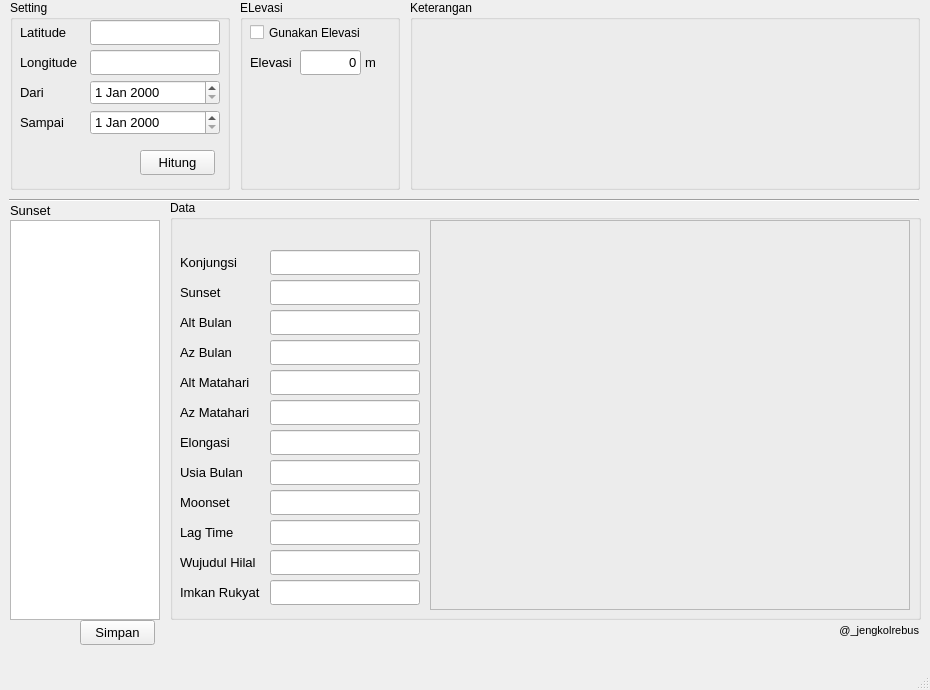
<?xml version="1.0" encoding="UTF-8"?>
<ui version="4.0">
 <class>MainWindow</class>
 <widget class="QMainWindow" name="MainWindow">
  <property name="geometry">
   <rect>
    <x>0</x>
    <y>0</y>
    <width>930</width>
    <height>690</height>
   </rect>
  </property>
  <property name="minimumSize">
   <size>
    <width>930</width>
    <height>690</height>
   </size>
  </property>
  <property name="maximumSize">
   <size>
    <width>930</width>
    <height>690</height>
   </size>
  </property>
  <property name="windowTitle">
   <string>Hilal</string>
  </property>
  <property name="statusTip">
   <string/>
  </property>
  <property name="dockOptions">
   <set>QMainWindow::AllowTabbedDocks|QMainWindow::AnimatedDocks</set>
  </property>
  <property name="unifiedTitleAndToolBarOnMac">
   <bool>false</bool>
  </property>
  <widget class="QWidget" name="centralwidget">
   <widget class="QListWidget" name="listWidget">
    <property name="geometry">
     <rect>
      <x>10</x>
      <y>220</y>
      <width>150</width>
      <height>400</height>
     </rect>
    </property>
    <property name="font">
     <font>
      <pointsize>10</pointsize>
     </font>
    </property>
    <property name="itemAlignment">
     <set>Qt::AlignRight</set>
    </property>
   </widget>
   <widget class="QLabel" name="label">
    <property name="geometry">
     <rect>
      <x>10</x>
      <y>200</y>
      <width>80</width>
      <height>20</height>
     </rect>
    </property>
    <property name="font">
     <font>
      <pointsize>10</pointsize>
     </font>
    </property>
    <property name="cursor">
     <cursorShape>IBeamCursor</cursorShape>
    </property>
    <property name="mouseTracking">
     <bool>false</bool>
    </property>
    <property name="tabletTracking">
     <bool>false</bool>
    </property>
    <property name="acceptDrops">
     <bool>false</bool>
    </property>
    <property name="text">
     <string>Sunset</string>
    </property>
    <property name="wordWrap">
     <bool>false</bool>
    </property>
   </widget>
   <widget class="QGroupBox" name="groupBox">
    <property name="geometry">
     <rect>
      <x>170</x>
      <y>200</y>
      <width>751</width>
      <height>420</height>
     </rect>
    </property>
    <property name="title">
     <string>Data</string>
    </property>
    <widget class="QFrame" name="frame_grafik">
     <property name="geometry">
      <rect>
       <x>260</x>
       <y>20</y>
       <width>480</width>
       <height>390</height>
      </rect>
     </property>
     <property name="frameShape">
      <enum>QFrame::StyledPanel</enum>
     </property>
     <property name="frameShadow">
      <enum>QFrame::Raised</enum>
     </property>
    </widget>
    <widget class="QLineEdit" name="lineEdit_konjungsi">
     <property name="geometry">
      <rect>
       <x>100</x>
       <y>50</y>
       <width>150</width>
       <height>25</height>
      </rect>
     </property>
     <property name="font">
      <font>
       <pointsize>10</pointsize>
      </font>
     </property>
     <property name="layoutDirection">
      <enum>Qt::LeftToRight</enum>
     </property>
     <property name="text">
      <string/>
     </property>
     <property name="alignment">
      <set>Qt::AlignRight|Qt::AlignTrailing|Qt::AlignVCenter</set>
     </property>
     <property name="readOnly">
      <bool>true</bool>
     </property>
    </widget>
    <widget class="QLabel" name="label_2">
     <property name="geometry">
      <rect>
       <x>10</x>
       <y>50</y>
       <width>80</width>
       <height>25</height>
      </rect>
     </property>
     <property name="font">
      <font>
       <pointsize>10</pointsize>
      </font>
     </property>
     <property name="cursor">
      <cursorShape>IBeamCursor</cursorShape>
     </property>
     <property name="mouseTracking">
      <bool>false</bool>
     </property>
     <property name="tabletTracking">
      <bool>false</bool>
     </property>
     <property name="acceptDrops">
      <bool>false</bool>
     </property>
     <property name="text">
      <string>Konjungsi</string>
     </property>
     <property name="wordWrap">
      <bool>false</bool>
     </property>
    </widget>
    <widget class="QLabel" name="label_3">
     <property name="geometry">
      <rect>
       <x>10</x>
       <y>80</y>
       <width>80</width>
       <height>25</height>
      </rect>
     </property>
     <property name="font">
      <font>
       <pointsize>10</pointsize>
      </font>
     </property>
     <property name="cursor">
      <cursorShape>IBeamCursor</cursorShape>
     </property>
     <property name="mouseTracking">
      <bool>false</bool>
     </property>
     <property name="tabletTracking">
      <bool>false</bool>
     </property>
     <property name="acceptDrops">
      <bool>false</bool>
     </property>
     <property name="text">
      <string>Sunset</string>
     </property>
     <property name="wordWrap">
      <bool>false</bool>
     </property>
    </widget>
    <widget class="QLineEdit" name="lineEdit_sunset">
     <property name="geometry">
      <rect>
       <x>100</x>
       <y>80</y>
       <width>150</width>
       <height>25</height>
      </rect>
     </property>
     <property name="font">
      <font>
       <pointsize>10</pointsize>
      </font>
     </property>
     <property name="layoutDirection">
      <enum>Qt::LeftToRight</enum>
     </property>
     <property name="text">
      <string/>
     </property>
     <property name="alignment">
      <set>Qt::AlignRight|Qt::AlignTrailing|Qt::AlignVCenter</set>
     </property>
     <property name="readOnly">
      <bool>true</bool>
     </property>
    </widget>
    <widget class="QLabel" name="label_4">
     <property name="geometry">
      <rect>
       <x>10</x>
       <y>110</y>
       <width>80</width>
       <height>25</height>
      </rect>
     </property>
     <property name="font">
      <font>
       <pointsize>10</pointsize>
      </font>
     </property>
     <property name="cursor">
      <cursorShape>IBeamCursor</cursorShape>
     </property>
     <property name="mouseTracking">
      <bool>false</bool>
     </property>
     <property name="tabletTracking">
      <bool>false</bool>
     </property>
     <property name="acceptDrops">
      <bool>false</bool>
     </property>
     <property name="text">
      <string>Alt Bulan</string>
     </property>
     <property name="wordWrap">
      <bool>false</bool>
     </property>
    </widget>
    <widget class="QLabel" name="label_5">
     <property name="geometry">
      <rect>
       <x>10</x>
       <y>140</y>
       <width>80</width>
       <height>25</height>
      </rect>
     </property>
     <property name="font">
      <font>
       <pointsize>10</pointsize>
      </font>
     </property>
     <property name="cursor">
      <cursorShape>IBeamCursor</cursorShape>
     </property>
     <property name="mouseTracking">
      <bool>false</bool>
     </property>
     <property name="tabletTracking">
      <bool>false</bool>
     </property>
     <property name="acceptDrops">
      <bool>false</bool>
     </property>
     <property name="text">
      <string>Az Bulan</string>
     </property>
     <property name="wordWrap">
      <bool>false</bool>
     </property>
    </widget>
    <widget class="QLabel" name="label_6">
     <property name="geometry">
      <rect>
       <x>10</x>
       <y>170</y>
       <width>80</width>
       <height>25</height>
      </rect>
     </property>
     <property name="font">
      <font>
       <pointsize>10</pointsize>
      </font>
     </property>
     <property name="cursor">
      <cursorShape>IBeamCursor</cursorShape>
     </property>
     <property name="mouseTracking">
      <bool>false</bool>
     </property>
     <property name="tabletTracking">
      <bool>false</bool>
     </property>
     <property name="acceptDrops">
      <bool>false</bool>
     </property>
     <property name="text">
      <string>Alt Matahari</string>
     </property>
     <property name="wordWrap">
      <bool>false</bool>
     </property>
    </widget>
    <widget class="QLabel" name="label_7">
     <property name="geometry">
      <rect>
       <x>10</x>
       <y>200</y>
       <width>80</width>
       <height>25</height>
      </rect>
     </property>
     <property name="font">
      <font>
       <pointsize>10</pointsize>
      </font>
     </property>
     <property name="cursor">
      <cursorShape>IBeamCursor</cursorShape>
     </property>
     <property name="mouseTracking">
      <bool>false</bool>
     </property>
     <property name="tabletTracking">
      <bool>false</bool>
     </property>
     <property name="acceptDrops">
      <bool>false</bool>
     </property>
     <property name="text">
      <string>Az Matahari</string>
     </property>
     <property name="wordWrap">
      <bool>false</bool>
     </property>
    </widget>
    <widget class="QLabel" name="label_8">
     <property name="geometry">
      <rect>
       <x>10</x>
       <y>230</y>
       <width>80</width>
       <height>25</height>
      </rect>
     </property>
     <property name="font">
      <font>
       <pointsize>10</pointsize>
      </font>
     </property>
     <property name="cursor">
      <cursorShape>IBeamCursor</cursorShape>
     </property>
     <property name="mouseTracking">
      <bool>false</bool>
     </property>
     <property name="tabletTracking">
      <bool>false</bool>
     </property>
     <property name="acceptDrops">
      <bool>false</bool>
     </property>
     <property name="text">
      <string>Elongasi</string>
     </property>
     <property name="wordWrap">
      <bool>false</bool>
     </property>
    </widget>
    <widget class="QLabel" name="label_9">
     <property name="geometry">
      <rect>
       <x>10</x>
       <y>260</y>
       <width>80</width>
       <height>25</height>
      </rect>
     </property>
     <property name="font">
      <font>
       <pointsize>10</pointsize>
      </font>
     </property>
     <property name="cursor">
      <cursorShape>IBeamCursor</cursorShape>
     </property>
     <property name="mouseTracking">
      <bool>false</bool>
     </property>
     <property name="tabletTracking">
      <bool>false</bool>
     </property>
     <property name="acceptDrops">
      <bool>false</bool>
     </property>
     <property name="text">
      <string>Usia Bulan</string>
     </property>
     <property name="wordWrap">
      <bool>false</bool>
     </property>
    </widget>
    <widget class="QLabel" name="label_10">
     <property name="geometry">
      <rect>
       <x>10</x>
       <y>290</y>
       <width>80</width>
       <height>25</height>
      </rect>
     </property>
     <property name="font">
      <font>
       <pointsize>10</pointsize>
      </font>
     </property>
     <property name="cursor">
      <cursorShape>IBeamCursor</cursorShape>
     </property>
     <property name="mouseTracking">
      <bool>false</bool>
     </property>
     <property name="tabletTracking">
      <bool>false</bool>
     </property>
     <property name="acceptDrops">
      <bool>false</bool>
     </property>
     <property name="text">
      <string>Moonset</string>
     </property>
     <property name="wordWrap">
      <bool>false</bool>
     </property>
    </widget>
    <widget class="QLabel" name="label_11">
     <property name="geometry">
      <rect>
       <x>10</x>
       <y>320</y>
       <width>80</width>
       <height>25</height>
      </rect>
     </property>
     <property name="font">
      <font>
       <pointsize>10</pointsize>
      </font>
     </property>
     <property name="cursor">
      <cursorShape>IBeamCursor</cursorShape>
     </property>
     <property name="mouseTracking">
      <bool>false</bool>
     </property>
     <property name="tabletTracking">
      <bool>false</bool>
     </property>
     <property name="acceptDrops">
      <bool>false</bool>
     </property>
     <property name="text">
      <string>Lag Time</string>
     </property>
     <property name="wordWrap">
      <bool>false</bool>
     </property>
    </widget>
    <widget class="QLabel" name="label_12">
     <property name="geometry">
      <rect>
       <x>10</x>
       <y>380</y>
       <width>80</width>
       <height>25</height>
      </rect>
     </property>
     <property name="font">
      <font>
       <pointsize>10</pointsize>
      </font>
     </property>
     <property name="cursor">
      <cursorShape>IBeamCursor</cursorShape>
     </property>
     <property name="mouseTracking">
      <bool>false</bool>
     </property>
     <property name="tabletTracking">
      <bool>false</bool>
     </property>
     <property name="acceptDrops">
      <bool>false</bool>
     </property>
     <property name="text">
      <string>Imkan Rukyat</string>
     </property>
     <property name="wordWrap">
      <bool>false</bool>
     </property>
    </widget>
    <widget class="QLabel" name="label_13">
     <property name="geometry">
      <rect>
       <x>10</x>
       <y>350</y>
       <width>80</width>
       <height>25</height>
      </rect>
     </property>
     <property name="font">
      <font>
       <pointsize>10</pointsize>
      </font>
     </property>
     <property name="cursor">
      <cursorShape>IBeamCursor</cursorShape>
     </property>
     <property name="mouseTracking">
      <bool>false</bool>
     </property>
     <property name="tabletTracking">
      <bool>false</bool>
     </property>
     <property name="acceptDrops">
      <bool>false</bool>
     </property>
     <property name="text">
      <string>Wujudul Hilal</string>
     </property>
     <property name="wordWrap">
      <bool>false</bool>
     </property>
    </widget>
    <widget class="QLineEdit" name="lineEdit_altBulan">
     <property name="geometry">
      <rect>
       <x>100</x>
       <y>110</y>
       <width>150</width>
       <height>25</height>
      </rect>
     </property>
     <property name="font">
      <font>
       <pointsize>10</pointsize>
      </font>
     </property>
     <property name="layoutDirection">
      <enum>Qt::LeftToRight</enum>
     </property>
     <property name="text">
      <string/>
     </property>
     <property name="alignment">
      <set>Qt::AlignRight|Qt::AlignTrailing|Qt::AlignVCenter</set>
     </property>
     <property name="readOnly">
      <bool>true</bool>
     </property>
    </widget>
    <widget class="QLineEdit" name="lineEdit_azBulan">
     <property name="geometry">
      <rect>
       <x>100</x>
       <y>140</y>
       <width>150</width>
       <height>25</height>
      </rect>
     </property>
     <property name="font">
      <font>
       <pointsize>10</pointsize>
      </font>
     </property>
     <property name="layoutDirection">
      <enum>Qt::LeftToRight</enum>
     </property>
     <property name="text">
      <string/>
     </property>
     <property name="alignment">
      <set>Qt::AlignRight|Qt::AlignTrailing|Qt::AlignVCenter</set>
     </property>
     <property name="readOnly">
      <bool>true</bool>
     </property>
    </widget>
    <widget class="QLineEdit" name="lineEdit_altMatahari">
     <property name="geometry">
      <rect>
       <x>100</x>
       <y>170</y>
       <width>150</width>
       <height>25</height>
      </rect>
     </property>
     <property name="font">
      <font>
       <pointsize>10</pointsize>
      </font>
     </property>
     <property name="layoutDirection">
      <enum>Qt::LeftToRight</enum>
     </property>
     <property name="text">
      <string/>
     </property>
     <property name="alignment">
      <set>Qt::AlignRight|Qt::AlignTrailing|Qt::AlignVCenter</set>
     </property>
     <property name="readOnly">
      <bool>true</bool>
     </property>
    </widget>
    <widget class="QLineEdit" name="lineEdit_azMatahari">
     <property name="geometry">
      <rect>
       <x>100</x>
       <y>200</y>
       <width>150</width>
       <height>25</height>
      </rect>
     </property>
     <property name="font">
      <font>
       <pointsize>10</pointsize>
      </font>
     </property>
     <property name="layoutDirection">
      <enum>Qt::LeftToRight</enum>
     </property>
     <property name="text">
      <string/>
     </property>
     <property name="alignment">
      <set>Qt::AlignRight|Qt::AlignTrailing|Qt::AlignVCenter</set>
     </property>
     <property name="readOnly">
      <bool>true</bool>
     </property>
    </widget>
    <widget class="QLineEdit" name="lineEdit_elongasi">
     <property name="geometry">
      <rect>
       <x>100</x>
       <y>230</y>
       <width>150</width>
       <height>25</height>
      </rect>
     </property>
     <property name="font">
      <font>
       <pointsize>10</pointsize>
      </font>
     </property>
     <property name="layoutDirection">
      <enum>Qt::LeftToRight</enum>
     </property>
     <property name="text">
      <string/>
     </property>
     <property name="alignment">
      <set>Qt::AlignRight|Qt::AlignTrailing|Qt::AlignVCenter</set>
     </property>
     <property name="readOnly">
      <bool>true</bool>
     </property>
    </widget>
    <widget class="QLineEdit" name="lineEdit_usiaBulan">
     <property name="geometry">
      <rect>
       <x>100</x>
       <y>260</y>
       <width>150</width>
       <height>25</height>
      </rect>
     </property>
     <property name="font">
      <font>
       <pointsize>10</pointsize>
      </font>
     </property>
     <property name="layoutDirection">
      <enum>Qt::LeftToRight</enum>
     </property>
     <property name="text">
      <string/>
     </property>
     <property name="alignment">
      <set>Qt::AlignRight|Qt::AlignTrailing|Qt::AlignVCenter</set>
     </property>
     <property name="readOnly">
      <bool>true</bool>
     </property>
    </widget>
    <widget class="QLineEdit" name="lineEdit_moonset">
     <property name="geometry">
      <rect>
       <x>100</x>
       <y>290</y>
       <width>150</width>
       <height>25</height>
      </rect>
     </property>
     <property name="font">
      <font>
       <pointsize>10</pointsize>
      </font>
     </property>
     <property name="layoutDirection">
      <enum>Qt::LeftToRight</enum>
     </property>
     <property name="text">
      <string/>
     </property>
     <property name="alignment">
      <set>Qt::AlignRight|Qt::AlignTrailing|Qt::AlignVCenter</set>
     </property>
     <property name="readOnly">
      <bool>true</bool>
     </property>
    </widget>
    <widget class="QLineEdit" name="lineEdit_lagTime">
     <property name="geometry">
      <rect>
       <x>100</x>
       <y>320</y>
       <width>150</width>
       <height>25</height>
      </rect>
     </property>
     <property name="font">
      <font>
       <pointsize>10</pointsize>
      </font>
     </property>
     <property name="layoutDirection">
      <enum>Qt::LeftToRight</enum>
     </property>
     <property name="text">
      <string/>
     </property>
     <property name="alignment">
      <set>Qt::AlignRight|Qt::AlignTrailing|Qt::AlignVCenter</set>
     </property>
     <property name="readOnly">
      <bool>true</bool>
     </property>
    </widget>
    <widget class="QLineEdit" name="lineEdit_wujudulHilal">
     <property name="geometry">
      <rect>
       <x>100</x>
       <y>350</y>
       <width>150</width>
       <height>25</height>
      </rect>
     </property>
     <property name="font">
      <font>
       <pointsize>10</pointsize>
      </font>
     </property>
     <property name="layoutDirection">
      <enum>Qt::LeftToRight</enum>
     </property>
     <property name="text">
      <string/>
     </property>
     <property name="alignment">
      <set>Qt::AlignRight|Qt::AlignTrailing|Qt::AlignVCenter</set>
     </property>
     <property name="readOnly">
      <bool>true</bool>
     </property>
    </widget>
    <widget class="QLineEdit" name="lineEdit_imkanRukyat">
     <property name="geometry">
      <rect>
       <x>100</x>
       <y>380</y>
       <width>150</width>
       <height>25</height>
      </rect>
     </property>
     <property name="font">
      <font>
       <pointsize>10</pointsize>
      </font>
     </property>
     <property name="layoutDirection">
      <enum>Qt::LeftToRight</enum>
     </property>
     <property name="text">
      <string/>
     </property>
     <property name="alignment">
      <set>Qt::AlignRight|Qt::AlignTrailing|Qt::AlignVCenter</set>
     </property>
     <property name="readOnly">
      <bool>true</bool>
     </property>
    </widget>
   </widget>
   <widget class="QGroupBox" name="groupBox_2">
    <property name="geometry">
     <rect>
      <x>10</x>
      <y>0</y>
      <width>220</width>
      <height>190</height>
     </rect>
    </property>
    <property name="title">
     <string>Setting</string>
    </property>
    <widget class="QLabel" name="label_14">
     <property name="geometry">
      <rect>
       <x>10</x>
       <y>20</y>
       <width>80</width>
       <height>25</height>
      </rect>
     </property>
     <property name="font">
      <font>
       <pointsize>10</pointsize>
      </font>
     </property>
     <property name="cursor">
      <cursorShape>IBeamCursor</cursorShape>
     </property>
     <property name="mouseTracking">
      <bool>false</bool>
     </property>
     <property name="tabletTracking">
      <bool>false</bool>
     </property>
     <property name="acceptDrops">
      <bool>false</bool>
     </property>
     <property name="text">
      <string>Latitude</string>
     </property>
     <property name="wordWrap">
      <bool>false</bool>
     </property>
    </widget>
    <widget class="QLabel" name="label_15">
     <property name="geometry">
      <rect>
       <x>10</x>
       <y>50</y>
       <width>80</width>
       <height>25</height>
      </rect>
     </property>
     <property name="font">
      <font>
       <pointsize>10</pointsize>
      </font>
     </property>
     <property name="cursor">
      <cursorShape>IBeamCursor</cursorShape>
     </property>
     <property name="mouseTracking">
      <bool>false</bool>
     </property>
     <property name="tabletTracking">
      <bool>false</bool>
     </property>
     <property name="acceptDrops">
      <bool>false</bool>
     </property>
     <property name="text">
      <string>Longitude</string>
     </property>
     <property name="wordWrap">
      <bool>false</bool>
     </property>
    </widget>
    <widget class="QLabel" name="label_16">
     <property name="geometry">
      <rect>
       <x>10</x>
       <y>80</y>
       <width>80</width>
       <height>25</height>
      </rect>
     </property>
     <property name="font">
      <font>
       <pointsize>10</pointsize>
      </font>
     </property>
     <property name="cursor">
      <cursorShape>IBeamCursor</cursorShape>
     </property>
     <property name="mouseTracking">
      <bool>false</bool>
     </property>
     <property name="tabletTracking">
      <bool>false</bool>
     </property>
     <property name="acceptDrops">
      <bool>false</bool>
     </property>
     <property name="text">
      <string>Dari</string>
     </property>
     <property name="wordWrap">
      <bool>false</bool>
     </property>
    </widget>
    <widget class="QLabel" name="label_17">
     <property name="geometry">
      <rect>
       <x>10</x>
       <y>110</y>
       <width>80</width>
       <height>25</height>
      </rect>
     </property>
     <property name="font">
      <font>
       <pointsize>10</pointsize>
      </font>
     </property>
     <property name="cursor">
      <cursorShape>IBeamCursor</cursorShape>
     </property>
     <property name="mouseTracking">
      <bool>false</bool>
     </property>
     <property name="tabletTracking">
      <bool>false</bool>
     </property>
     <property name="acceptDrops">
      <bool>false</bool>
     </property>
     <property name="text">
      <string>Sampai</string>
     </property>
     <property name="wordWrap">
      <bool>false</bool>
     </property>
    </widget>
    <widget class="QPushButton" name="button_hitung">
     <property name="geometry">
      <rect>
       <x>130</x>
       <y>150</y>
       <width>75</width>
       <height>25</height>
      </rect>
     </property>
     <property name="font">
      <font>
       <pointsize>10</pointsize>
      </font>
     </property>
     <property name="text">
      <string>Hitung</string>
     </property>
    </widget>
    <widget class="QLineEdit" name="latitude">
     <property name="geometry">
      <rect>
       <x>80</x>
       <y>20</y>
       <width>130</width>
       <height>25</height>
      </rect>
     </property>
     <property name="font">
      <font>
       <pointsize>10</pointsize>
      </font>
     </property>
     <property name="whatsThis">
      <string extracomment="Latitud lokasi dalam format Derajat Desimal, dengan notasi N untuk belahan bumi utara, dan S untuk belahan bumi selatan.">&lt;html&gt;&lt;head/&gt;&lt;body&gt;&lt;p&gt;Ini Latitude&lt;/p&gt;&lt;/body&gt;&lt;/html&gt;</string>
     </property>
     <property name="accessibleDescription">
      <string/>
     </property>
     <property name="alignment">
      <set>Qt::AlignRight|Qt::AlignTrailing|Qt::AlignVCenter</set>
     </property>
    </widget>
    <widget class="QLineEdit" name="longitude">
     <property name="geometry">
      <rect>
       <x>80</x>
       <y>50</y>
       <width>130</width>
       <height>25</height>
      </rect>
     </property>
     <property name="font">
      <font>
       <pointsize>10</pointsize>
      </font>
     </property>
     <property name="alignment">
      <set>Qt::AlignRight|Qt::AlignTrailing|Qt::AlignVCenter</set>
     </property>
    </widget>
    <widget class="QDateEdit" name="dateEdit_dari">
     <property name="geometry">
      <rect>
       <x>80</x>
       <y>80</y>
       <width>130</width>
       <height>25</height>
      </rect>
     </property>
     <property name="font">
      <font>
       <pointsize>10</pointsize>
      </font>
     </property>
    </widget>
    <widget class="QDateEdit" name="dateEdit_sampai">
     <property name="geometry">
      <rect>
       <x>80</x>
       <y>110</y>
       <width>130</width>
       <height>25</height>
      </rect>
     </property>
     <property name="font">
      <font>
       <pointsize>10</pointsize>
      </font>
     </property>
    </widget>
   </widget>
   <widget class="QLabel" name="label_18">
    <property name="geometry">
     <rect>
      <x>250</x>
      <y>50</y>
      <width>51</width>
      <height>25</height>
     </rect>
    </property>
    <property name="font">
     <font>
      <pointsize>10</pointsize>
     </font>
    </property>
    <property name="cursor">
     <cursorShape>IBeamCursor</cursorShape>
    </property>
    <property name="mouseTracking">
     <bool>false</bool>
    </property>
    <property name="tabletTracking">
     <bool>false</bool>
    </property>
    <property name="acceptDrops">
     <bool>false</bool>
    </property>
    <property name="text">
     <string>Elevasi</string>
    </property>
    <property name="wordWrap">
     <bool>false</bool>
    </property>
   </widget>
   <widget class="QGroupBox" name="groupBox_3">
    <property name="geometry">
     <rect>
      <x>240</x>
      <y>0</y>
      <width>160</width>
      <height>190</height>
     </rect>
    </property>
    <property name="title">
     <string>ELevasi</string>
    </property>
    <widget class="QLineEdit" name="lineEdit_elevasi">
     <property name="geometry">
      <rect>
       <x>60</x>
       <y>50</y>
       <width>61</width>
       <height>25</height>
      </rect>
     </property>
     <property name="font">
      <font>
       <pointsize>10</pointsize>
      </font>
     </property>
     <property name="text">
      <string>0</string>
     </property>
     <property name="alignment">
      <set>Qt::AlignRight|Qt::AlignTrailing|Qt::AlignVCenter</set>
     </property>
    </widget>
    <widget class="QCheckBox" name="checkBox_elevasi">
     <property name="geometry">
      <rect>
       <x>10</x>
       <y>20</y>
       <width>141</width>
       <height>25</height>
      </rect>
     </property>
     <property name="text">
      <string>Gunakan Elevasi</string>
     </property>
    </widget>
    <widget class="QLabel" name="label_19">
     <property name="geometry">
      <rect>
       <x>125</x>
       <y>50</y>
       <width>15</width>
       <height>25</height>
      </rect>
     </property>
     <property name="font">
      <font>
       <pointsize>10</pointsize>
      </font>
     </property>
     <property name="cursor">
      <cursorShape>IBeamCursor</cursorShape>
     </property>
     <property name="mouseTracking">
      <bool>false</bool>
     </property>
     <property name="tabletTracking">
      <bool>false</bool>
     </property>
     <property name="acceptDrops">
      <bool>false</bool>
     </property>
     <property name="text">
      <string>m</string>
     </property>
     <property name="wordWrap">
      <bool>false</bool>
     </property>
    </widget>
   </widget>
   <widget class="QGroupBox" name="groupBox_4">
    <property name="geometry">
     <rect>
      <x>410</x>
      <y>0</y>
      <width>510</width>
      <height>190</height>
     </rect>
    </property>
    <property name="title">
     <string>Keterangan</string>
    </property>
   </widget>
   <widget class="Line" name="line">
    <property name="geometry">
     <rect>
      <x>9</x>
      <y>190</y>
      <width>910</width>
      <height>20</height>
     </rect>
    </property>
    <property name="orientation">
     <enum>Qt::Horizontal</enum>
    </property>
   </widget>
   <widget class="QLabel" name="credit">
    <property name="geometry">
     <rect>
      <x>839</x>
      <y>620</y>
      <width>80</width>
      <height>20</height>
     </rect>
    </property>
    <property name="font">
     <font>
      <pointsize>8</pointsize>
     </font>
    </property>
    <property name="cursor">
     <cursorShape>IBeamCursor</cursorShape>
    </property>
    <property name="mouseTracking">
     <bool>false</bool>
    </property>
    <property name="tabletTracking">
     <bool>false</bool>
    </property>
    <property name="acceptDrops">
     <bool>false</bool>
    </property>
    <property name="text">
     <string>@_jengkolrebus</string>
    </property>
    <property name="alignment">
     <set>Qt::AlignRight|Qt::AlignTrailing|Qt::AlignVCenter</set>
    </property>
    <property name="wordWrap">
     <bool>false</bool>
    </property>
   </widget>
   <widget class="QPushButton" name="button_simpan">
    <property name="geometry">
     <rect>
      <x>80</x>
      <y>620</y>
      <width>75</width>
      <height>25</height>
     </rect>
    </property>
    <property name="font">
     <font>
      <pointsize>10</pointsize>
     </font>
    </property>
    <property name="text">
     <string>Simpan</string>
    </property>
   </widget>
   <zorder>groupBox_3</zorder>
   <zorder>groupBox</zorder>
   <zorder>listWidget</zorder>
   <zorder>label</zorder>
   <zorder>groupBox_2</zorder>
   <zorder>label_18</zorder>
   <zorder>groupBox_4</zorder>
   <zorder>line</zorder>
   <zorder>credit</zorder>
   <zorder>button_simpan</zorder>
  </widget>
  <widget class="QMenuBar" name="menubar">
   <property name="geometry">
    <rect>
     <x>0</x>
     <y>0</y>
     <width>930</width>
     <height>20</height>
    </rect>
   </property>
  </widget>
  <widget class="QStatusBar" name="statusbar">
   <property name="font">
    <font>
     <weight>75</weight>
     <bold>true</bold>
    </font>
   </property>
  </widget>
 </widget>
 <resources/>
 <connections/>
</ui>
